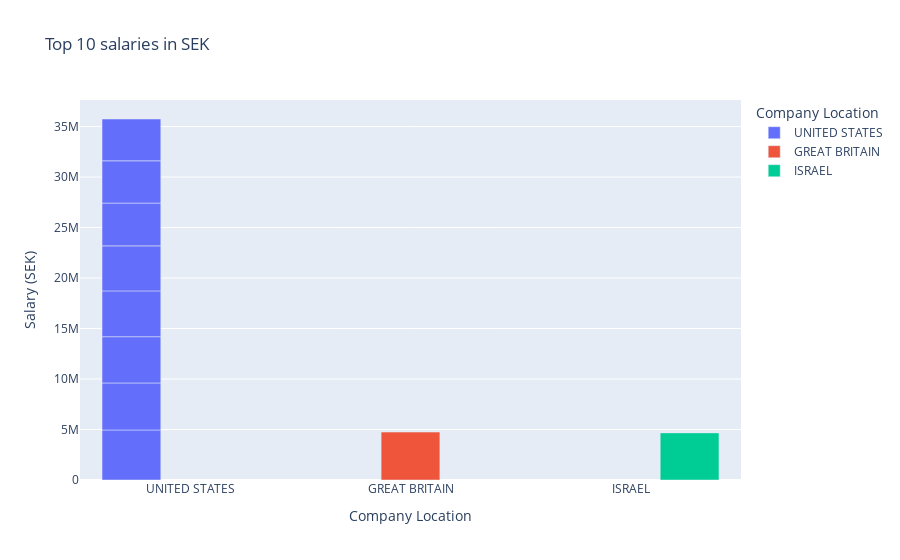

The code cell stored with this chart in its notebook:
### Code cell
df_top_10 =df.nlargest(10, 'salary_in_sek')

fig = px.bar(df_top_10, x='company_location', y='salary_in_sek',
             title='Top 10 salaries in SEK',
             labels={'salary_in_sek': 'Salary (SEK)', 'company_location': 'Company Location'},
             color='company_location', 
             barmode='group')

fig.show()

### Figure 1 — Plotly figure (JSON) as saved in the notebook; plotly's stock layout.template omitted (floating-point values rounded to 4 significant figures)
{"data": [{"alignmentgroup": "True", "hovertemplate": "Company Location=%{x}<br>Salary (SEK)=%{y}<extra></extra>", "legendgroup": "UNITED STATES", "marker": {"color": "#636efa", "pattern": {"shape": ""}}, "name": "UNITED STATES", "offsetgroup": "UNITED STATES", "orientation": "v", "showlegend": true, "textposition": "auto", "type": "bar", "x": ["UNITED STATES", "UNITED STATES", "UNITED STATES", "UNITED STATES", "UNITED STATES", "UNITED STATES", "UNITED STATES", "UNITED STATES"], "xaxis": "x", "y": [4954000.0, 4657000.0, 4580000.0, 4536000.0, 4459000.0, 4238000.0, 4183000.0, 4140000.0], "yaxis": "y"}, {"alignmentgroup": "True", "hovertemplate": "Company Location=%{x}<br>Salary (SEK)=%{y}<extra></extra>", "legendgroup": "GREAT BRITAIN", "marker": {"color": "#EF553B", "pattern": {"shape": ""}}, "name": "GREAT BRITAIN", "offsetgroup": "GREAT BRITAIN", "orientation": "v", "showlegend": true, "textposition": "auto", "type": "bar", "x": ["GREAT BRITAIN"], "xaxis": "x", "y": [4744000.0], "yaxis": "y"}, {"alignmentgroup": "True", "hovertemplate": "Company Location=%{x}<br>Salary (SEK)=%{y}<extra></extra>", "legendgroup": "ISRAEL", "marker": {"color": "#00cc96", "pattern": {"shape": ""}}, "name": "ISRAEL", "offsetgroup": "ISRAEL", "orientation": "v", "showlegend": true, "textposition": "auto", "type": "bar", "x": ["ISRAEL"], "xaxis": "x", "y": [4666000.0], "yaxis": "y"}], "layout": {"barmode": "group", "legend": {"title": {"text": "Company Location"}, "tracegroupgap": 0}, "title": {"text": "Top 10 salaries in SEK"}, "xaxis": {"anchor": "y", "categoryarray": ["UNITED STATES", "GREAT BRITAIN", "ISRAEL"], "categoryorder": "array", "domain": [0, 1], "title": {"text": "Company Location"}}, "yaxis": {"anchor": "x", "domain": [0, 1], "title": {"text": "Salary (SEK)"}}}}
